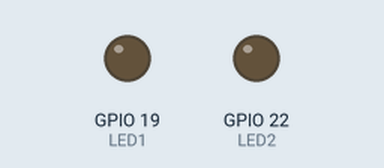
Bench run of a sketch on a simulated ESP32. On the bench: output pins drawn as LEDs (lit = HIGH).

Above: at 0.15 s.
Timing chart, 0 to 1.6 s (numbered marks = the images above):
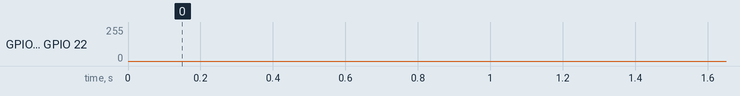

The sketch:

pwm_example2.ino
```cpp
#include <WiFi.h>

#define LED1 19
#define LED2 22
#define LED1_OFF   digitalWrite(LED1, HIGH)//关灯1
#define LED1_ON    digitalWrite(LED1, LOW)//开灯1
#define LED1_PWM   digitalWrite(LED1, !digitalRead(LED1))//灯1闪烁
#define LED2_OFF   digitalWrite(LED2, HIGH)//关灯2
#define LED2_ON    digitalWrite(LED2, LOW)//开灯2
#define LED2_PWM   digitalWrite(LED2, !digitalRead(LED2))//灯2闪烁

int freq1 = 2000;    // 频率
int channel1 = 0;    // 通道0，共16个通道，0~15
int resolution1 = 10;   // 分辨率，取值0~20，duty最大取值为2^resolution-1

int freq2 = 2000;    // 频率
int channel2 = 1;    // 通道1，共16个通道，0~15
int resolution2 = 10;   // 分辨率，取值0~20，duty最大取值为2^resolution-1

void setup()
{
  ledcSetup(channel1, freq1, resolution1); // 设置通道0
  ledcSetup(channel2, freq2, resolution2); // 设置通道1
  ledcAttachPin(LED1, channel1);  // 将通道0与引脚19连接
  ledcAttachPin(LED2, channel2);  // 将通道1与引脚22连接
}

void loop()
{
  // 逐渐变亮
  for (int dutyCycle = 0; dutyCycle <= 1023; dutyCycle = dutyCycle + 5)
  {
    ledcWrite(channel1, dutyCycle);  // 输出PWM
    ledcWrite(channel2, 1023 - dutyCycle);  // 输出PWM
    delay(5);
  }

  // 逐渐变暗
  for (int dutyCycle = 1023; dutyCycle >= 0; dutyCycle = dutyCycle - 5)
  {
    ledcWrite(channel1, dutyCycle);  // 输出PWM
    ledcWrite(channel2, 1023 - dutyCycle);  // 输出PWM
    delay(5);
  }
}
```
